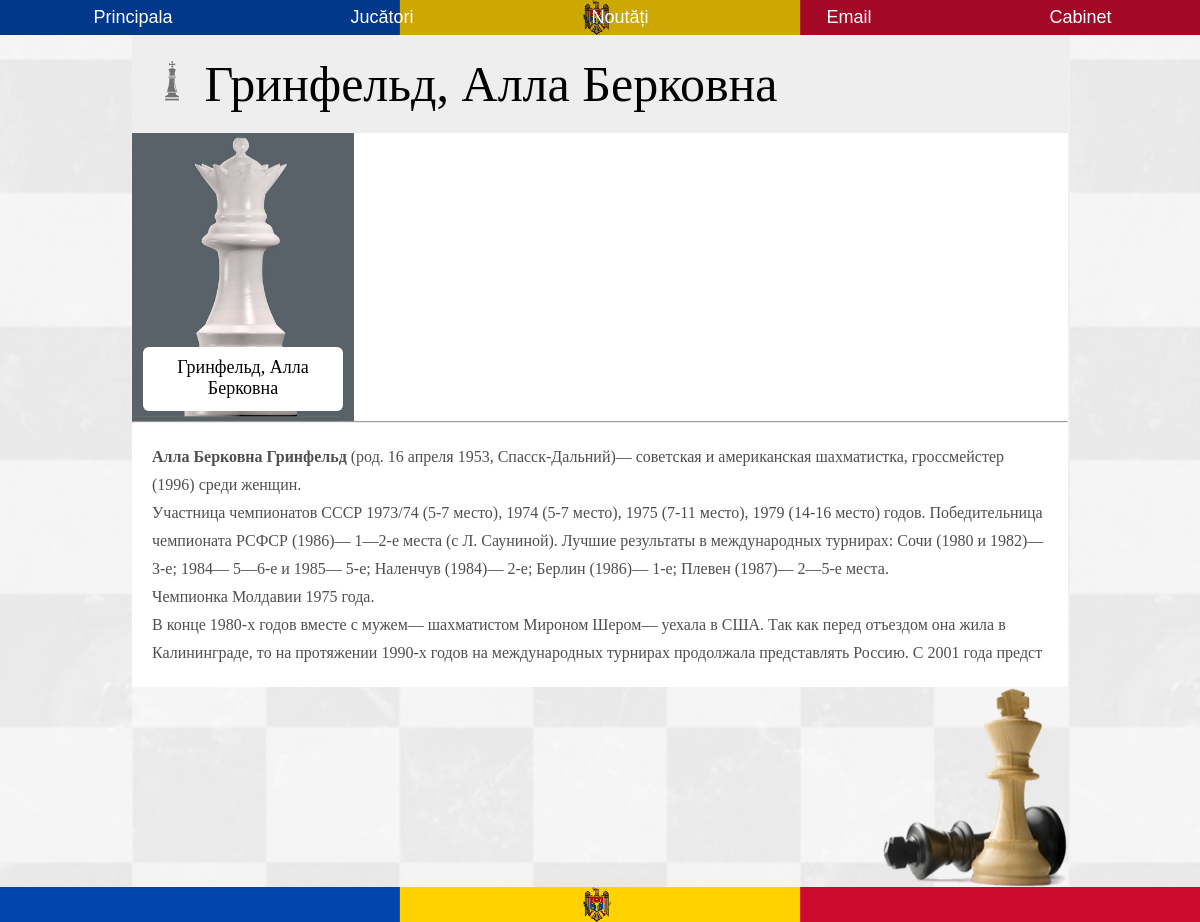
Screenshot of /jucator/Гринфельд, Алла Берковна with the database file from the repository.
### myproject/models.py (models this page shows, shortened)
class Sahisti(db.Model):
    __tablename__ = 'sahisti'
    name = db.Column(db.String, unique=True, nullable=False)
    sex = db.Column(db.String)
    dob = db.Column(db.String)
    place_dob = db.Column(db.String)
    title = db.Column(db.String)
    max_rating = db.Column(db.String)
    actual_rating = db.Column(db.String)
    fide_link = db.Column(db.String)
    id = db.Column(db.Integer, primary_key=True)
    have_img = db.Column(db.Boolean)

class ContentSahisti(db.Model):
    __tablename__ = 'content_sah'
    name = db.Column(db.String, unique=True, nullable=False)
    main = db.Column(db.String)
    biography = db.Column(db.String)
    family = db.Column(db.String)
    sport_carrier = db.Column(db.String)
    personal_life = db.Column(db.String)
    id = db.Column(db.Integer, primary_key=True)

### myproject/sahisti/views.py (the view)
@sah.route('/jucator/<name>')
def player(name):
    sahist_content = ContentSahisti.query.filter_by(name=name).first()
    sahist = Sahisti.query.filter_by(name=name).first()
    return render_template('player.html', sahist=sahist, sahist_content=sahist_content)

### myproject/templates/player.html (shortened to what this page needs)
{% extends 'base.html' %}
{% block content %}
<div class="container-jucatori">
  <div class="second-continer-jucatori grey">
    <h1 class="section-title">
      <img class='chess-figure chess-figure-big' src="{{url_for('static', filename='img/icons/rege.png')}}" alt="">
      {{sahist.name}}
    </h1>
    <section>
      <div class="card big-card section-card">
        <div class="frame big-frame">
          {% if sahist.have_img == True %}
          <img src="{{url_for('static', filename='img/sahisti/' + sahist.name + '.jpg' )}}" alt="photo" class="photo">
          {% else %}
          {% if sahist.sex == 'Male' %}
          <img src="{{url_for('static', filename='img/sahisti/king_for_photo.jpg')}}" alt="male" class="photo">
          {% else %}
          <img src="{{url_for('static', filename='img/sahisti/queen_for_photo.jpg')}}" alt="female" class="photo">
          {% endif %}
          {% endif %}
          <a href="#" class="name">{{sahist.name}}</a>
        </div>
      </div>
    </section>
    <section>
      <hr>
      <div class="section-content">
        {{sahist_content.main | safe }}
      </div>
    </section>
  </div>
  <div class="corner-img">
    <img src="{{url_for('static', filename='img/corner-img.png')}}" alt="chess">
  </div>
</div>
{% endblock %}

### myproject/static/main.css (style rules this page uses)
* { padding: 0; margin: 0; box-sizing: border-box; }
img { display: block; }
.board { position: relative; z-index: 1; }
.board:after { content: ""; position: absolute; top: 0; left: 0; width: 100%; min-height: 100vh; height: 100%; opacity: .1; z-index: -1; background: url('img/board.jpg') center center; background-size: cover; }
.container-jucatori { position: relative; min-height: calc(100vh - 70px); width: 78%; margin: 0 auto; padding-bottom: 200px; }
.second-continer-jucatori { display: flex; justify-content: space-between; flex-wrap: wrap; }
h1 { font-family: Tenor Sans; font-size: 40px; font-style: normal; font-weight: 400; padding: 20px; }
.card { background: #fff; overflow: hidden; filter: drop-shadow(5px 5px 3px rgba(0, 0, 0, 0.3)); margin-bottom: 20px; }
.frame { position: relative; width: 18.5vw; height: 24vw; overflow: hidden; }
.frame img { position: absolute; width: 100%; height: 100%; object-fit: cover; }
.name { position: absolute; bottom: 10px; border-radius: 6px; background-color: #fff; width: 90%; margin: 0 5%; padding: 10px 10px 12px; text-decoration: none; color: #000; font-family: Tenor Sans; font-size: 18px; text-align: center; }
.big-card { width: 100%; display: flex; }
.big-frame { overflow: hidden; }
.corner-img { position: absolute; bottom: 0; right: 0; }
.corner-img img { max-height: 200px; }
section { width: 100%; }
.section-title { font-family: Tenor Sans; font-style: normal; font-weight: 400; }
h1.section-title { font-size: 50px; }
.chess-figure { display: inline-block; width: 30px; height: 30px; margin: 3px 0px 0; }
.chess-figure-big { width: 40px; height: 40px; }
.grey { background-color: #EEE; }
.section-card { width: 100%; margin: 0; font-size: 16px; filter: drop-shadow(0px 0px 0px rgba(0, 0, 0, 0)); }
.section-content { background-color: #fff; color: #4F4F4F; font-family: Tenor Sans; font-size: 16px; font-style: normal; font-weight: 400; line-height: 28px; letter-spacing: 0em; text-align: left; padding: 20px; }
hr { color: #000; }

### rows the page displays
Sahisti: name "Гринфельд, Алла Берковна"
ContentSahisti: main "Алла Берковна Гринфельд (род. 16 апреля 1953, Спасск-Дальний)— советская и американская шахматистка, гроссмейстер (1996) среди женщин. Участница чемпионатов СССР 1973/74 (5-7 место), 1974 (5-7 место), 1975 (7-11 место), 1979 (14-16 место) годов. Победительница чемпионата РСФСР (1986)— 1—2-е места (с Л. Сауниной). Лучшие результаты в международных турнирах: Сочи (1980 и 1982)— 3-е; 1984— 5—6-е и 1985— 5-е; Наленчув (1984)— 2-е; Берлин (1986)— 1-е; Плевен (1987)— 2—5-е места. Чемпионка Молдавии 1975 года. В конце 1980-х годов вместе с мужем— шахматистом Мироном Шером— уехала в США. Так как перед отъездом она жила в Калининграде, то на протяжении 1990-х годов на международных турнирах…"
